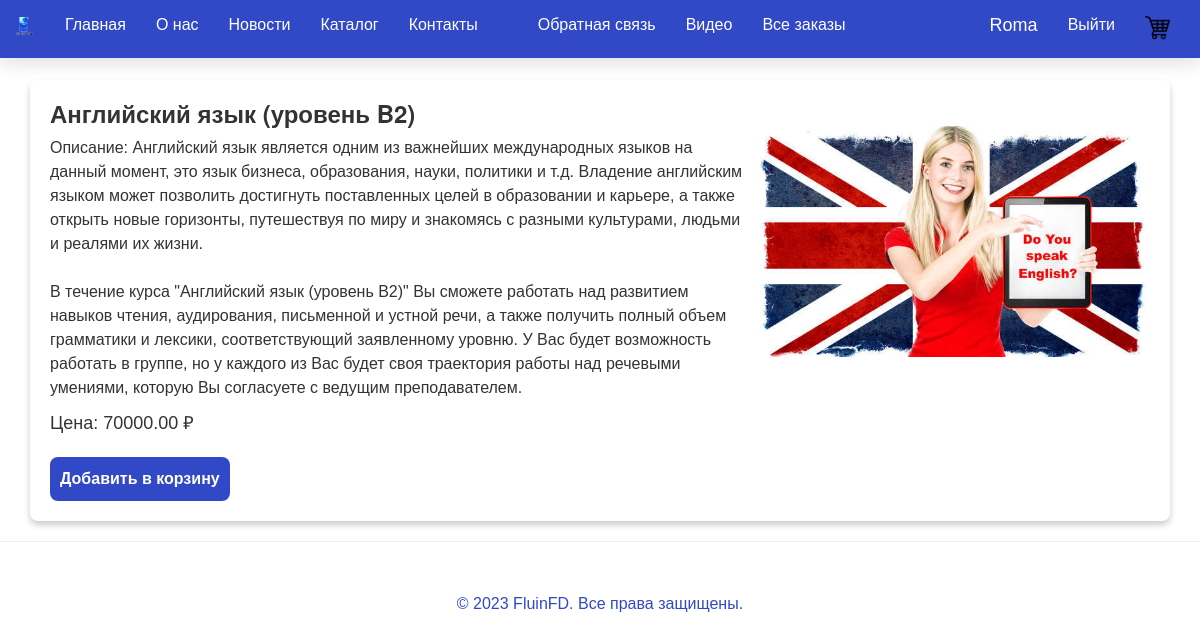
The page /product/1/ (signed in) on the database its author committed.
### app/models.py (models this page shows, shortened)
class Product(models.Model):
    name = models.CharField(max_length=100, verbose_name="Название продукта")
    description = models.TextField(verbose_name="Краткое описание")
    content = models.TextField(verbose_name="Полное описание")
    image = models.FileField(default = 'temp.jpg', verbose_name = "Путь к картинке")
    price = models.DecimalField(max_digits=10, decimal_places=2, verbose_name="Цена")
    category = models.ForeignKey(Category, on_delete=models.CASCADE, verbose_name="Категория")
    class Meta:
        verbose_name = "Продукт"
        verbose_name_plural = "Продукты"

### app/views.py (the view)
# urls.py: path('product/<int:product_id>/', views.product, name='product'),
def product(request, product_id):
    categories = Category.objects.all()
    product = get_object_or_404(Product, id=product_id)
    return render(
        request,
        'app/product.html',
        {
            'categories': categories,
            'product': product,
            'year': datetime.now().year,
        }
    )

### app/templates/app/product.html (shortened to what this page needs)
{% extends "app/layout.html" %}
{% load static %}
{% block content %}
    <div class="col-md-12">
        <div class="product-page">
            <h1 class="product-title">{{ product.name }}</h1>
            <img src="{{ product.image.url }}" alt="{{ product.name }}" class="product-image">
            <p class="product-content">Описание: {{ product.content|linebreaksbr }}</p>
            <p class="product-price">Цена: {{ product.price }} ₽</p>
            {% if user.is_authenticated %}
            <button class="add-to-cart-button" data-product-id="{{ product.id }}">Добавить в корзину</button>
            {% else %}
            <p class="add-to-cart-disabled">Зарегистрируйтесь для добавления в корзину</p>
            {% endif %}
        </div>
    </div>
</div>
{% endblock %}

### app/templates/app/loginpartial.html (shortened to what this page needs)
﻿{% load static %}
{% if user.is_authenticated %}
<form id="logoutForm" action="/logout/" method="post" class="navbar-right">
    <ul class="nav navbar-nav navbar-right">
        <li><span class="navbar-brand" style="color: white;">{{ user.username }}</span></li>
        <li><a class="nav__item-link" href="javascript:document.getElementById('logoutForm').submit()">Выйти</a></li>
        <li class="nav__item">
            <a class="nav__item-link" href="{% url 'cart' %}" target="_blank">
                <img style="width: 25px;" src="{% static 'app/content/backet.png' %}" alt="Корзина">
            </a>
        </li>
    </ul>
</form>
{% endif %}

### app/static/app/content/site.css (style rules this page uses)
body { font-family: Arial, sans-serif; font-size: 16px; line-height: 1.5; color: #333; height: 100%; margin: 0; padding: 70px 0 20px; }
h1, h2, h3 { font-weight: bold; margin-top: 0; }
h1 { font-size: 36px; }
p { margin-top: 0; }
a { color: white; text-decoration: none; }
button { background-color: #007bff; border: none; color: #fff; padding: 10px 20px; border-radius: 5px; cursor: pointer; }
.nav__item { background-color: transparent; }
.nav__item-link { color: #ffffff !important; background-color: transparent; border-bottom: 2px solid transparent; }
a { color: #3148c7; }
button { background-color: #3148c7; }

### app/templates/app/product.html (style rules this page uses)
.product-page { max-width: 1200px; margin: 0 auto; padding: 20px; background-color: #fff; box-shadow: 0 4px 6px rgba(0, 0, 0, 0.2); border-radius: 8px; }
.product-title { font-size: 24px; margin: 0; }
.product-image { float: right; max-width: 400px; max-height: 400px; }
.product-content { font-size: 16px; color: #333; margin-top: 10px; }
.product-price { font-size: 18px; color: #333; margin-top: 10px; }
.add-to-cart-button { background-color: #3148c7; color: #fff; border: none; padding: 10px; border-radius: 8px; font-weight: bold; cursor: pointer; margin-top: 10px; text-align: center; }

### rows shown on the page
Product: name "Английский язык (уровень B2)", image (picture), content "Английский язык является одним из важнейших международных языков на данный момент, это язык бизнеса, образования, науки, политики и т.д. Владение английским языком может позволить достигнуть поставленных целей в образовании и карьере, а также открыть новые горизонты, путешествуя по миру и знакомясь с разными культурами, людьми и реалями их жизни. В течение курса \"Английский язык (уровень B2)\" Вы сможете работать над развитием навыков чтения, аудирования, письменной и устной речи, а также получить полный объем грамматики и лексики, соответствующий заявленному уровню. У Вас будет возможность работать в группе, но у каждого из Вас будет своя траектория работы над речевыми умениями, которую Вы…", price "70000.00"

### other values the page prints
{{ user.username }} "Roma"
